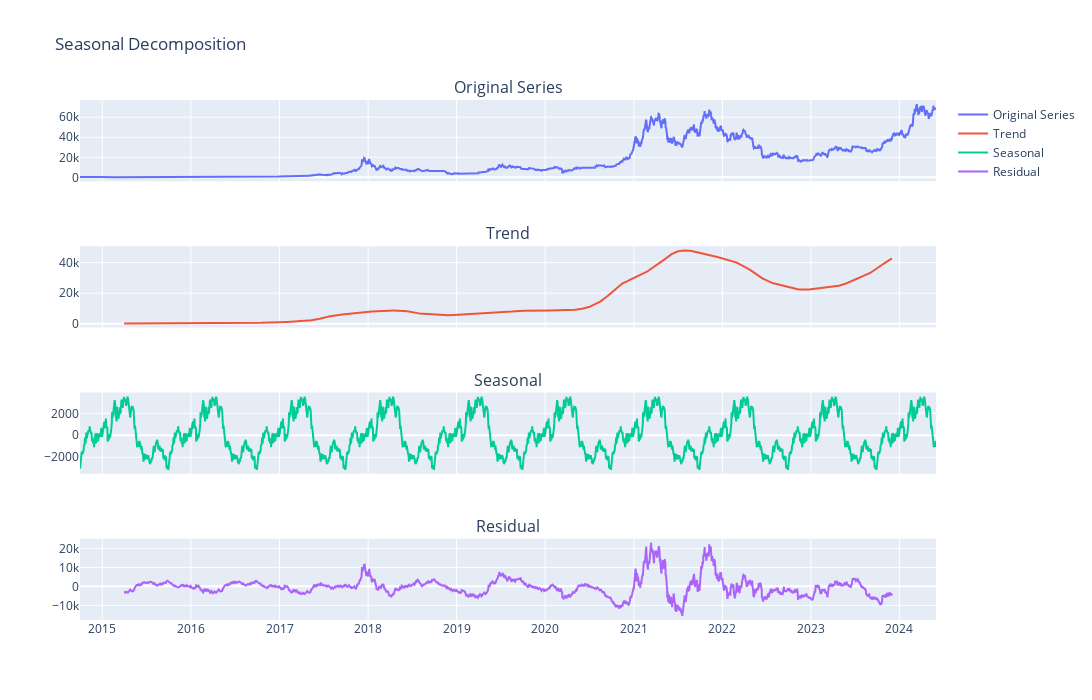

The code cell stored with this chart in its notebook:
### Markdown cell above
# Decomposition of the data

### Code cell
# Perform seasonal decomposition
decomposition = sm.tsa.seasonal_decompose(Bitcoin_df['Close'], model='additive', period=365)

# Create subplots
fig = make_subplots(rows=4, cols=1, shared_xaxes=True, 
                    subplot_titles=('Original Series', 'Trend', 'Seasonal', 'Residual'))

# Original Series
fig.add_trace(go.Scatter(x=Bitcoin_df.index, y=Bitcoin_df['Close'], mode='lines', name='Original Series'), row=1, col=1)

# Trend
fig.add_trace(go.Scatter(x=Bitcoin_df.index, y=decomposition.trend, mode='lines', name='Trend'), row=2, col=1)

# Seasonal
fig.add_trace(go.Scatter(x=Bitcoin_df.index, y=decomposition.seasonal, mode='lines', name='Seasonal'), row=3, col=1)

# Residual
fig.add_trace(go.Scatter(x=Bitcoin_df.index, y=decomposition.resid, mode='lines', name='Residual'), row=4, col=1)

# Update layout
fig.update_layout(height=700, width=1100, title_text="Seasonal Decomposition")
fig.show()

# Perform and print Dickey-Fuller test
adf_result = sm.tsa.stattools.adfuller(Bitcoin_df['Close'].dropna())
print("Dickey–Fuller test: p=%f" % adf_result[1])

### Figure 1 — Plotly figure (JSON) as saved in the notebook; plotly's stock layout.template omitted (floating-point values rounded to 4 significant figures; data arrays with more than 128 entries replaced by an {"elided": "..."} marker saying what was removed)
{"data": [{"mode": "lines", "name": "Original Series", "type": "scatter", "x": {"elided": "3531 str values"}, "xaxis": "x", "y": {"elided": "3531 float values"}, "yaxis": "y"}, {"mode": "lines", "name": "Trend", "type": "scatter", "x": {"elided": "3531 str values"}, "xaxis": "x2", "y": {"elided": "3531 float values"}, "yaxis": "y2"}, {"mode": "lines", "name": "Seasonal", "type": "scatter", "x": {"elided": "3531 str values"}, "xaxis": "x3", "y": {"elided": "3531 float values"}, "yaxis": "y3"}, {"mode": "lines", "name": "Residual", "type": "scatter", "x": {"elided": "3531 str values"}, "xaxis": "x4", "y": {"elided": "3531 float values"}, "yaxis": "y4"}], "layout": {"annotations": [{"font": {"size": 16}, "showarrow": false, "text": "Original Series", "x": 0.5, "xanchor": "center", "xref": "paper", "y": 1, "yanchor": "bottom", "yref": "paper"}, {"font": {"size": 16}, "showarrow": false, "text": "Trend", "x": 0.5, "xanchor": "center", "xref": "paper", "y": 0.7188, "yanchor": "bottom", "yref": "paper"}, {"font": {"size": 16}, "showarrow": false, "text": "Seasonal", "x": 0.5, "xanchor": "center", "xref": "paper", "y": 0.4375, "yanchor": "bottom", "yref": "paper"}, {"font": {"size": 16}, "showarrow": false, "text": "Residual", "x": 0.5, "xanchor": "center", "xref": "paper", "y": 0.1562, "yanchor": "bottom", "yref": "paper"}], "height": 700, "title": {"text": "Seasonal Decomposition"}, "width": 1100, "xaxis": {"anchor": "y", "autorange": true, "domain": [0, 1], "matches": "x4", "range": ["2014-10-01", "2024-05-31"], "showticklabels": false, "type": "date"}, "xaxis2": {"anchor": "y2", "autorange": true, "domain": [0, 1], "matches": "x4", "range": ["2014-10-01", "2024-05-31"], "showticklabels": false, "type": "date"}, "xaxis3": {"anchor": "y3", "autorange": true, "domain": [0, 1], "matches": "x4", "range": ["2014-10-01", "2024-05-31"], "showticklabels": false, "type": "date"}, "xaxis4": {"anchor": "y4", "autorange": true, "domain": [0, 1], "range": ["2014-10-01", "2024-05-31"], "type": "date"}, "yaxis": {"anchor": "x", "autorange": true, "domain": [0.8438, 1], "range": [-3872.0, 77130.0], "type": "linear"}, "yaxis2": {"anchor": "x2", "autorange": true, "domain": [0.5625, 0.7188], "range": [-2389.0, 50690.0], "type": "linear"}, "yaxis3": {"anchor": "x3", "autorange": true, "domain": [0.2812, 0.4375], "range": [-3498.0, 3892.0], "type": "linear"}, "yaxis4": {"anchor": "x4", "autorange": true, "domain": [0, 0.1562], "range": [-17710.0, 25070.0], "type": "linear"}}}
